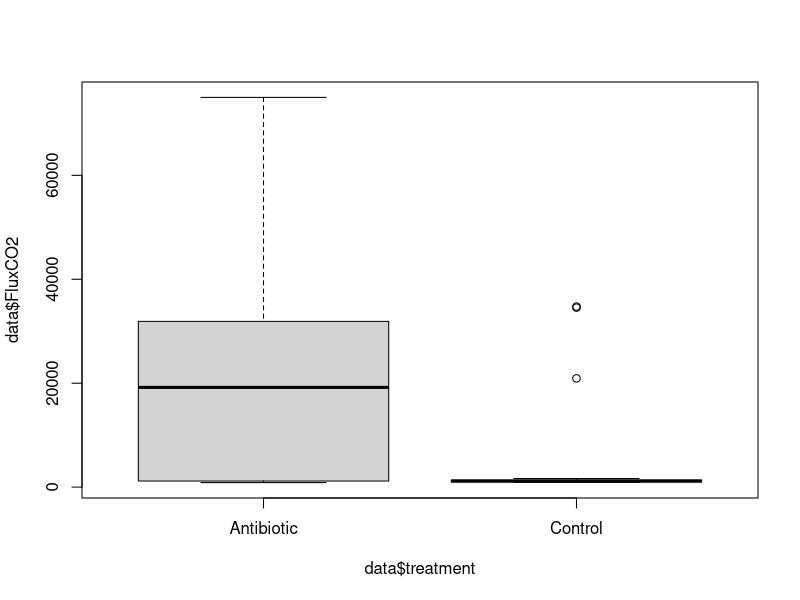
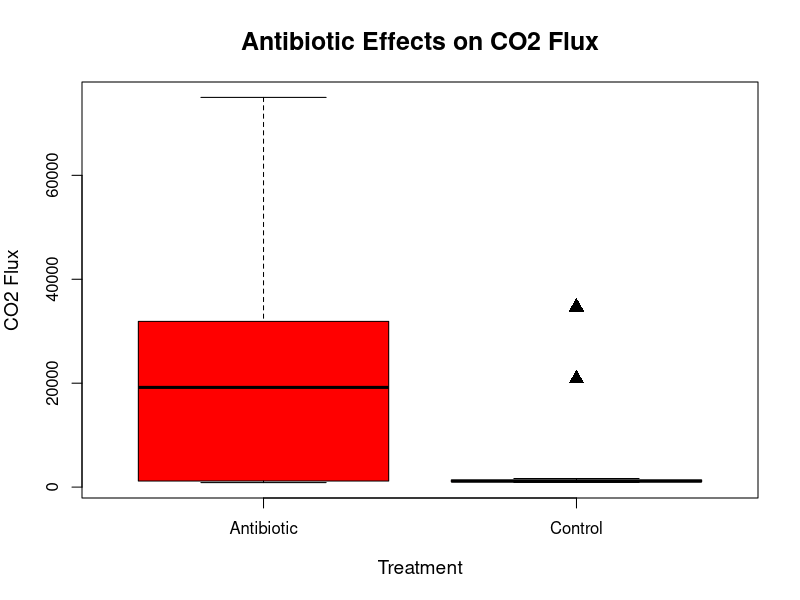
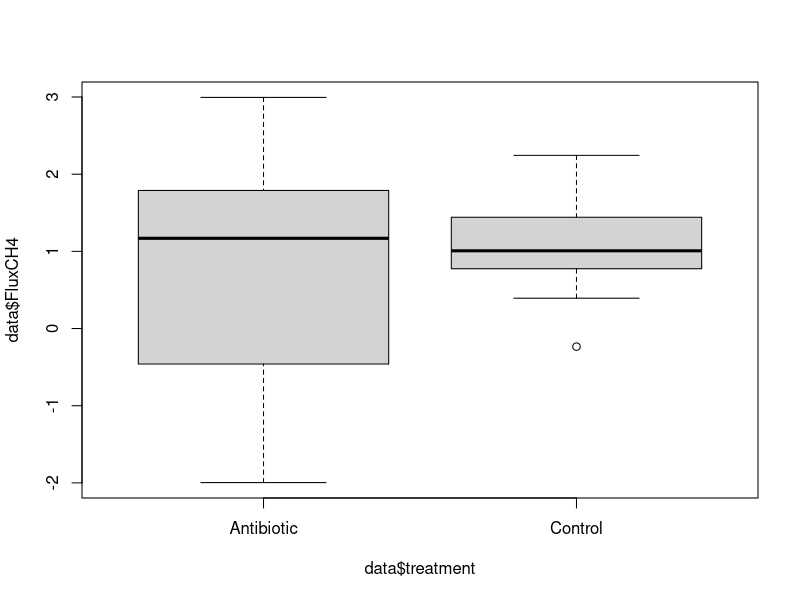
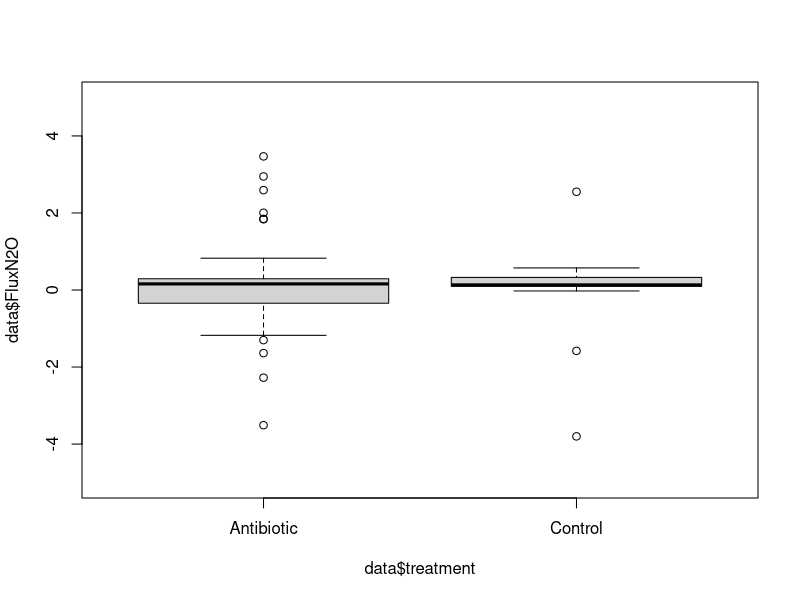
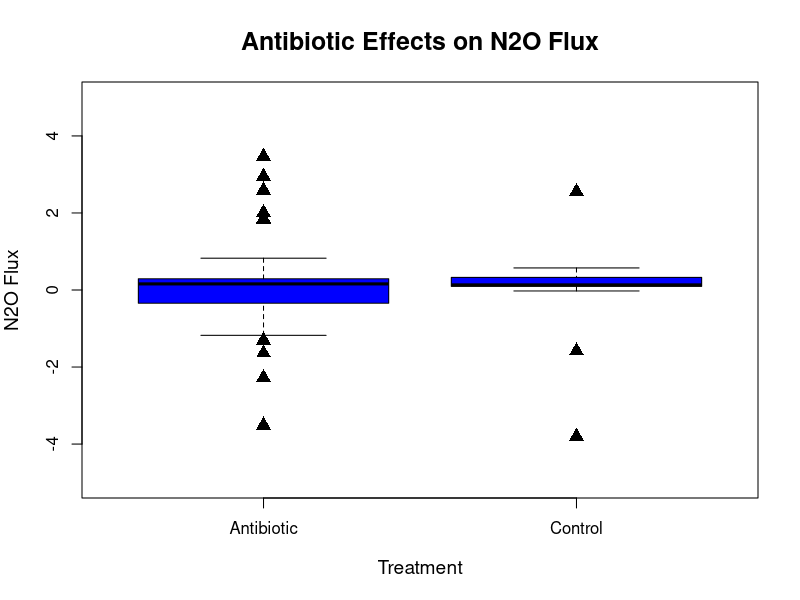
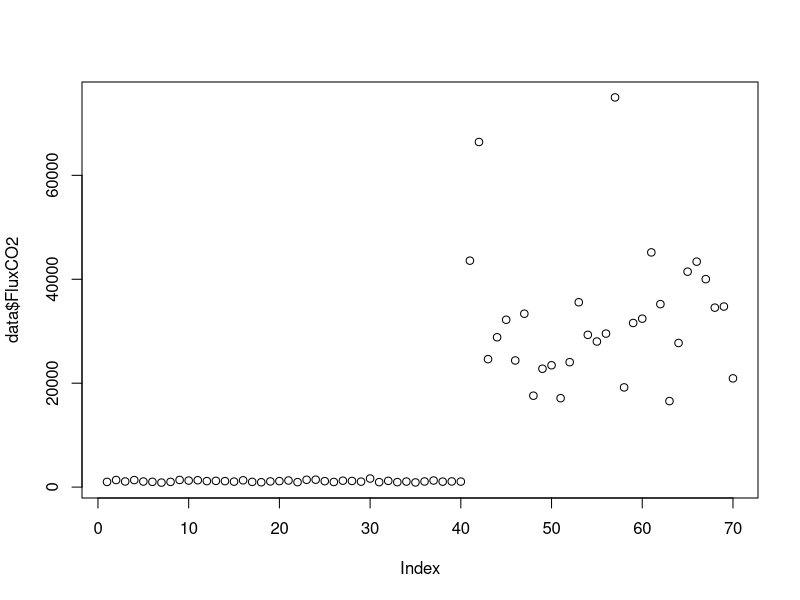

Here is the R script that generated these plots, in order: (Note: this script raises an error after producing the figures.)
#Download excel sheets from both Dryad links below
#https://datadryad.org/stash/dataset/doi:10.5061%2Fdryad.6bs01
#https://datadryad.org/stash/dataset/doi:10.5061%2Fdryad.t7f3rc8
#Question: How do antibiotics effect greenhouse emissions from cows?
#Goals:Boxplot of each gas of treatments for each experiment showing ANOVA, and	Scatter plot of significant gas flux, and independent gas flux showing linear regression.

setwd("C:/Users/kilgus/Documents/GitHub/kilgusmh/FinalProject")
install.packages("vegan")
library(vegan)

beetlegas.csv <- read.csv("beetlegas.csv", header=T)
cowgas.csv <- read.csv("cowgas.csv", header=T)

#Combines the rows of two differnt excel sheets to make into one dataframe
data <- rbind(beetlegas.csv,cowgas.csv)

#Separate each gas (CO2,CH4,N2O) to create a boxplot and ANOVA summary for each gas
#First CO2
boxplot(data$FluxCO2~data$treatment) 
boxplot(data$FluxCO2~data$treatment, xlab = "Treatment", ylab = "CO2 Flux", main = "Antibiotic Effects on CO2 Flux",
        cex.axis=1, cex.main = 1.5, cex.lab = 1.15, pch=17, col = "red", cex = 1.5)

modCO2 <- lm(data$FluxCO2 ~ data$treatment)
anova(modCO2)
summary(modCO2)

#Second CH4
boxplot(data$FluxCH4~data$treatment)
modCH4 <- lm(data$FluxCH4 ~ data$treatment)
anova(modCH4)
summary(modCH4)

#Third N2O
boxplot(data$FluxN2O~data$treatment, ylim = c(-5, 5))

boxplot(data$FluxN2O~data$treatment, xlab = "Treatment", ylab = "N2O Flux", main = "Antibiotic Effects on N2O Flux",
        cex.axis=1, cex.main = 1.5, cex.lab = 1.15, pch=17, col = "blue", cex = 1.5, ylim = c(-5, 5))
modN2O <- lm(data$FluxN2O ~ data$treatment)
anova(modN2O)
summary(modN2O)
#The most drastically different gases (using p-value), should be used in the linear regression

#Since N2O has small flux and not significant p-value compared to CO2, N2O is the independent value for linear regression.

plot(data$FluxCO2)
#Separate Antibiotic from control by creating a new dataframe
Antibiotic <- subset(data, treatment== "Antibiotic")
plot(Control$FluxCO2)
#Separate control from Antibiotic by creating a new dataframe
Control <- subset(data, treatment== "Control")
#Create scatter plot of the relationship between CO2 and N2O
plot(data$FluxCO2 ~ data$FluxN2O, xlim = c(0, 3.5))
plot(data$FluxCO2 ~ data$FluxN2O,xlim = c(0, 3.5), ylim = c(0, 45000), xlab = "N2O Flux", ylab = "CO2 Flux", main = "Relationship of Gas Fluxes",
        cex.axis=1, cex.main = 1.5, cex.lab = 1.15, pch=17, col = "green", cex = 1.5)

#Create a summary to have stats like t-value
FluxCO2.lm <- lm(data$FluxCO2 ~ data$FluxN2O)

summary(FluxCO2.lm)

#Save each graph to the Final Project folder for the results report.